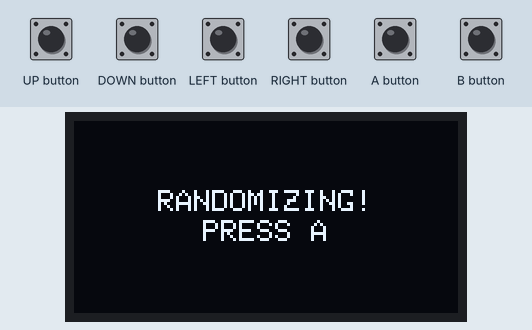
Bench run of a sketch on a simulated Arduboy, built with avr-gcc and run on an emulated ATmega32U4. On the bench: 128×64 one-colour display. The test bench sets the inputs (shaded band). Random numbers use the default seed unless the sketch sets one.

Above: at 1.4 s.
1.5 s: A button pressed for 0.15 s
At 1.92 s:
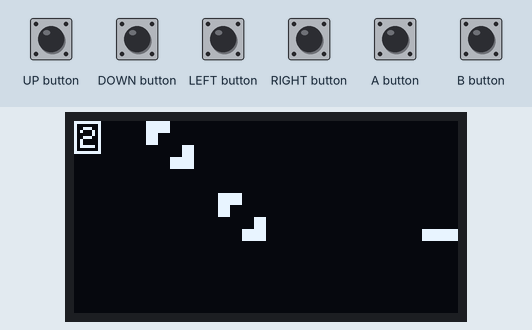
3.9 s: UP button pressed for 0.15 s
At 5.4 s:
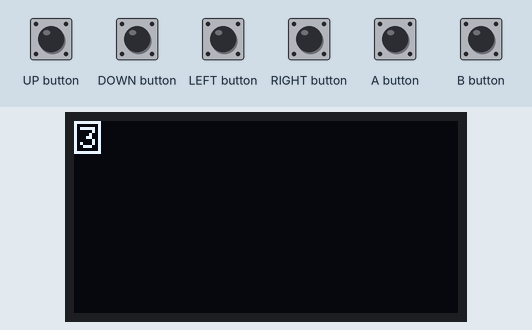
5.7 s: DOWN button pressed for 1 s
At 7.0 s:
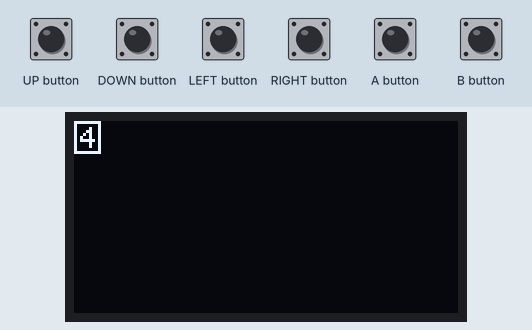
8.2 s: A button pressed for 1 s
At 8.33 s:
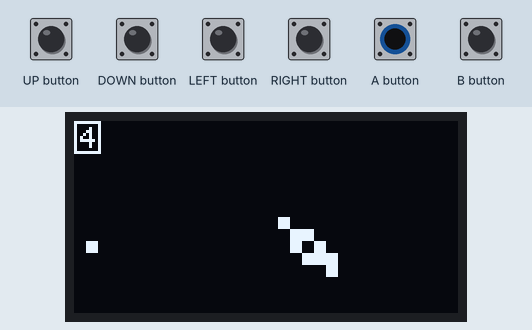
Timing chart, 0 to 11.2 s (numbered marks = the images above; inputs shaded):
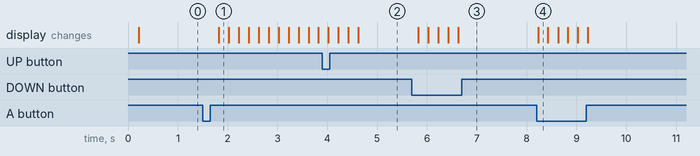

The sketch:

gameoflife.ino
```cpp
#include "Arduboy.h"

Arduboy aboy;

int randomSeedCounter = 0;

enum menu {
  mainMenu,
  life
};

menu menuObject = mainMenu;

byte rulesNum = 2;

bool grid[32][16];
bool newgrid[32][16];

void setup() {
  // put your setup code here, to run once:
  aboy.begin();
  aboy.setFrameRate(5);
}

void loop() {
  if (!(aboy.nextFrame())) return;
  aboy.clear();

  switch (menuObject) {
    case mainMenu: doMainMenu(); break;
    case life: doLife(); break;
  }

  aboy.display();
}

void doMainMenu() {
  randomSeedCounter ++;
  if (aboy.pressed(A_BUTTON)) {
    randomSeed(randomSeedCounter);
    menuObject = life;
    randomizeGrid();
  }
  aboy.setCursor((WIDTH/2)-36, (HEIGHT/2)-9);
  aboy.print("RANDOMIZING!");
  aboy.setCursor((WIDTH/2)-21, (HEIGHT/2)+1);
  aboy.print("PRESS A");
}

void doLife() {
  if (aboy.pressed(A_BUTTON)) randomizeGrid();
  for (byte qq = 0; qq < 32; qq++) {
    for (byte ww = 0; ww < 16; ww++) {

      // check for number of live neighbours
      byte nbrs = numberOfLiveNeighbours(qq, ww);

      if (grid[qq][ww] == 0) {
        if (nbrs == (1+rulesNum)){
          newgrid[qq][ww] = 1;
        }
      } else {
        if (nbrs < (0+rulesNum)) {
          newgrid[qq][ww] = 0;
        }
        if (nbrs > (1+rulesNum)){
          newgrid[qq][ww] = 0;
        }
        if (nbrs == (0+rulesNum) || nbrs == (1+rulesNum)){
          newgrid[qq][ww] = 1;
        }
      }
    }
  }
  if (aboy.pressed(UP_BUTTON)){
    rulesNum++;
    if (rulesNum == 6){
      rulesNum = 0;
    }
  } else if (aboy.pressed(DOWN_BUTTON)){
    if (rulesNum >0){
      rulesNum--;
    } else if (rulesNum == 0){
      rulesNum = 5;
    }
  }

  for(byte xx = 0; xx < 32; xx++){
    for(byte zz = 0; zz < 16; zz++){
      grid[xx][zz] = newgrid[xx][zz];
      newgrid[xx][zz] = 0;
    }
  }

  renderGrid();
}

void randomizeGrid() {
  for (byte xz=0; xz < 32; xz++){
    for (byte vc=0; vc < 16; vc++){
      grid[xz][vc] = 0;
    }
  }
  for (byte i = 0; i < random(20); i++) {
    byte a = random(32);
    byte b = random(16);
    grid[a][b] = 1;
  }
  for (byte kk = 0; kk < random(3)+1; kk++){
    byte rnd1 = random(30);
    byte rnd2 = random(12);

    grid[0+rnd1][0+rnd2] = 1;
    grid[0+rnd1][1+rnd2] = 1;
    grid[1+rnd1][0+rnd2] = 1;
    grid[1+rnd1][1+rnd2] = 1;

    grid[2+rnd1][2+rnd2] = 1;
    grid[2+rnd1][3+rnd2] = 1;
    grid[3+rnd1][2+rnd2] = 1;
    grid[3+rnd1][3+rnd2] = 1;
  }
  for (byte jj = 0; jj < random(3)+1; jj++){
    byte rnd1 = random(30);
    byte rnd2 = random(12);
    grid[0+rnd1][0+rnd2] = 1;
    grid[2+rnd1][0+rnd2] = 1;
    grid[1+rnd1][1+rnd2] = 1;
    grid[2+rnd1][1+rnd2] = 1;
    grid[1+rnd1][2+rnd2] = 1;
  }
}

byte numberOfLiveNeighbours(byte col, byte row) {

  byte live = 0;

  for (byte pp = (0); pp < 3; pp++) {
    for (byte oo = (0); oo < 3; oo++) {
      if ((col+pp) > 0 && (col+pp) < 32 && (row+oo) > 0 && (row+oo) < 16){
        if (pp == 1 && oo == 1) {

        } else {
          if (grid[(col + pp)-1][(row + oo)-1] == 1) {
            live ++;
          }
        }
      }
    }
  }

  return live;
}

void renderGrid() {

  for (byte ff = 0; ff < 32; ff++){
    for (byte dd = 0; dd < 16; dd++){
      if (grid[ff][dd] == 1){
        aboy.fillRect(ff*4, dd*4, 4, 4, 1);
      }
    }
  }
  aboy.fillRect(0,0,9,11,0);
  aboy.drawRect(0,0,9,11,1);

  aboy.setCursor(2,2);
  aboy.print(rulesNum);
}

//Halt and Catch Fire
```

Measured:
- after the input at 1.5 s, the display: changes after 0.32 s (image 1)
- after the input at 5.7 s, the display: first changes after 0.13 s (image 3 shows a later state)
- after the input at 8.2 s, the display: changes at once (image 4)
